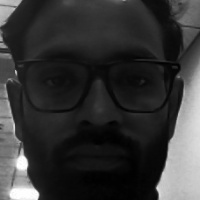
#> input picture Face_Recognition_Project/known_faces/163175_asb/1.jpg, 200 x 200 px; its folder holds only this picture in this run
$ python train_faces.py
#> lines starting #> are read from the running program, lines starting #| are printed output that depends on the picture
import cv2
import os
import numpy as np


# ==========================================
# 1. Face Detector
# ==========================================

face_cascade = cv2.CascadeClassifier(
    cv2.data.haarcascades +
    "haarcascade_frontalface_default.xml"
)


# ==========================================
# 2. Training Data
# ==========================================

faces = []
labels = []

label_names = {}
employee_ids = {}

current_label = 0

known_faces_folder = "known_faces"


# ==========================================
# 3. Check Folder
# ==========================================

if not os.path.exists(known_faces_folder):

    print("ERROR: known_faces folder nahi mila.")
    exit()


# ==========================================
# 4. Read Employee Folders
# ==========================================

for folder_name in os.listdir(known_faces_folder):

    person_folder = os.path.join(
        known_faces_folder,
        folder_name
    )

    if not os.path.isdir(person_folder):
        continue


    # ======================================
    # Folder format:
    # 202060_Ashutosh Pal
    # ======================================

    if "_" not in folder_name:

        print(
            f"Invalid folder name: {folder_name}"
        )

        continue


    employee_id, employee_name = folder_name.split(
        "_",
        1
    )


    print()
    print(
        f"Training: {employee_id} - {employee_name}"
    )


    # Save label information

    label_names[current_label] = employee_name

    employee_ids[current_label] = employee_id


    # ======================================
    # Read Images
    # ======================================

    for image_name in os.listdir(person_folder):

        image_path = os.path.join(
            person_folder,
            image_name
        )


        if not image_name.lower().endswith(
            (".jpg", ".jpeg", ".png")
        ):

            continue


        # Read image

        image = cv2.imread(
            image_path
        )
#> image is the input picture: shape (200, 200, 3); min 0, max 255, mean 53.1


        if image is None:

            print(
                f"Image read nahi hui: {image_name}"
            )

            continue


        # ==================================
        # Grayscale
        # ==================================

        gray = cv2.cvtColor(
            image,
            cv2.COLOR_BGR2GRAY
        )


        # ==================================
        # Detect Face
        # ==================================

        detected_faces = face_cascade.detectMultiScale(
            gray,
            scaleFactor=1.1,
            minNeighbors=5,
            minSize=(30, 30)
        )
#> detected_faces = [[21, 24, 156, 156]]


        if len(detected_faces) == 0:

            print(
                f"Face nahi mila: {image_name}"
            )

            continue


        # ==================================
        # Extract Face
        # ==================================

        for (x, y, w, h) in detected_faces:

            face = gray[
                y:y + h,
                x:x + w
            ]


            face = cv2.resize(
                face,
                (200, 200)
            )


            faces.append(face)

            labels.append(
                current_label
            )


            print(
                f"  Added: {image_name}"
            )
#> this loop made 1 pass
#|   Added: 1.jpg
#> pass 1, `face = gray[ y:y + h, x:x + w ]`:
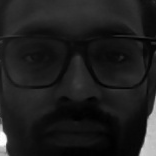
#> face: shape (156, 156); min 0, max 255, mean 29.9
#> after the loop, faces = 1 item; labels = [0]


    current_label += 1


# ==========================================
# 5. Check Data
# ==========================================

if len(faces) == 0:

    print(
        "\nERROR: Koi face training ke liye nahi mila."
    )

    exit()


# ==========================================
# 6. Convert Labels
# ==========================================

labels = np.array(labels)


# ==========================================
# 7. Create Recognizer
# ==========================================

recognizer = cv2.face.LBPHFaceRecognizer_create()


# ==========================================
# 8. Train
# ==========================================

print()
print("Training model...")

recognizer.train(
    faces,
    labels
)


# ==========================================
# 9. Save Model
# ==========================================

recognizer.write(
    "face_model.yml"
)


# ==========================================
# 10. Save Employee Information
# ==========================================

with open(
    "employees.txt",
    "w",
    encoding="utf-8"
) as file:

    for label in label_names:

        name = label_names[label]

        employee_id = employee_ids[label]

        file.write(
            f"{label},{employee_id},{name}\n"
        )


# ==========================================
# 11. Final Output
# ==========================================

print()
print("======================================")
print("Training completed successfully!")
print("======================================")

print(
    "Total training faces:",
    len(faces)
)
#| Total training faces: 1

print(
    "Total employees:",
    len(label_names)
)

print()
print("Created:")
print("1. face_model.yml")
print("2. employees.txt")
